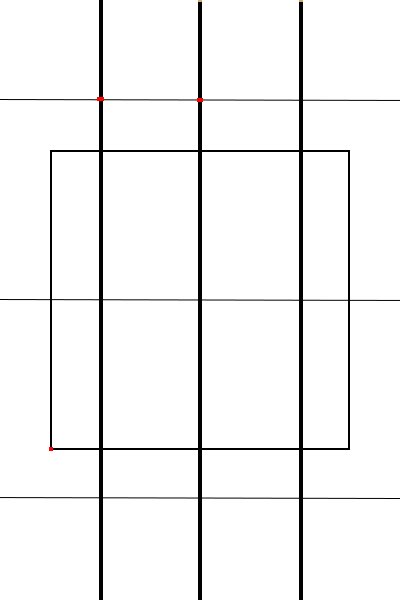
#> input picture OpenCV图像处理/4.png, 400 x 600 px
$ python 3-Geometric_transformation_4.py
#> lines starting #> are read from the running program, lines starting #| are printed output that depends on the picture
import cv2
import numpy as np
from matplotlib import pyplot as plt

img=cv2.imread('4.png')
#> img is the input picture: shape (600, 400, 3); mean B, G, R 243.6, 243.6, 243.7
rows,cols,ch=img.shape
#> rows = 600; cols = 400; ch = 3
pts1=np.float32([[100,100],[200,100],[50,450]])
pts2=np.float32([[50,50],[150,50],[100,500]])
M=cv2.getAffineTransform(pts1,pts2)
dst=cv2.warpAffine(img,M,(cols,rows))
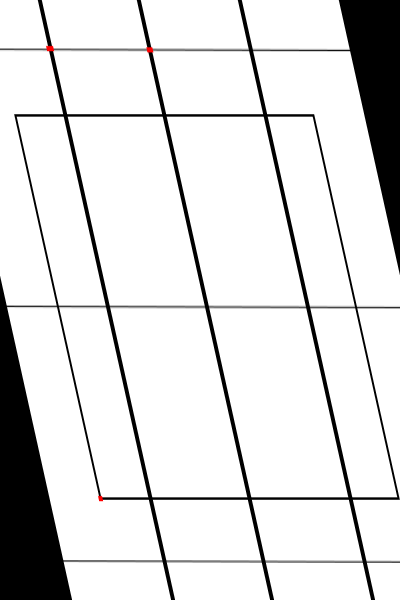
#> dst: shape (600, 400, 3); mean B, G, R 221.4, 221.4, 221.5
plt.subplot(121),plt.imshow(img),plt.title('Input')
plt.subplot(122),plt.imshow(dst),plt.title('Output')
plt.show()
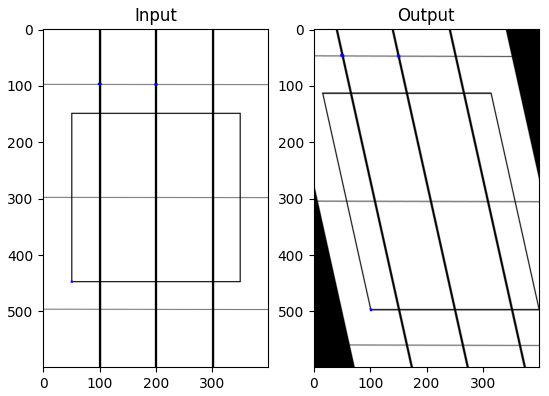
#> figure drawn by matplotlib, 2 panels; B, G, R data is drawn as R, G, B

$ run again, with OpenCV图像处理/2.png copied over OpenCV图像处理/4.png
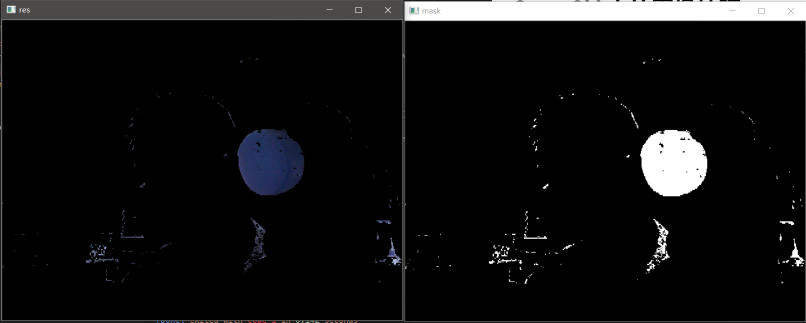
#> input picture OpenCV图像处理/2.png, 1612 x 645 px (shown at 1/2 size)
#> img is the input picture: shape (645, 1612, 3); mean B, G, R 16.8, 16.3, 16.2
#> `dst=cv2.warpAffine(img,M,(cols,rows))`:
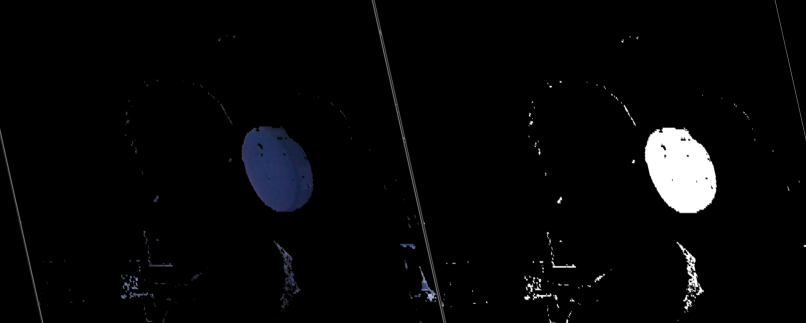
#> dst: shape (645, 1612, 3) (shown at 1/2 size); mean B, G, R 7.4, 6.7, 6.5
#> `plt.show()`:
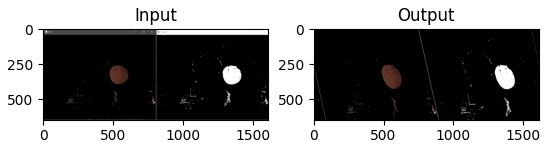
#> figure drawn by matplotlib, 2 panels; B, G, R data is drawn as R, G, B

$ run again, with OpenCV图像处理/5.png copied over OpenCV图像处理/4.png
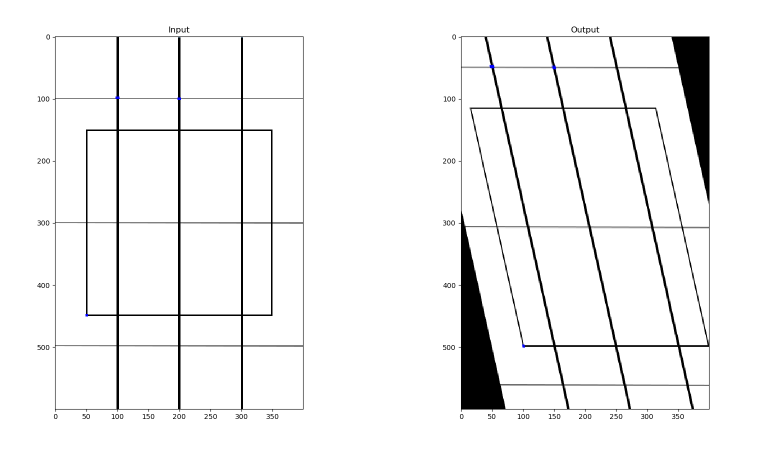
#> input picture OpenCV图像处理/5.png, 1532 x 919 px (shown at 1/2 size)
#> img is the input picture: shape (919, 1532, 3); mean B, G, R 241.9, 241.9, 241.9
#> `dst=cv2.warpAffine(img,M,(cols,rows))`:
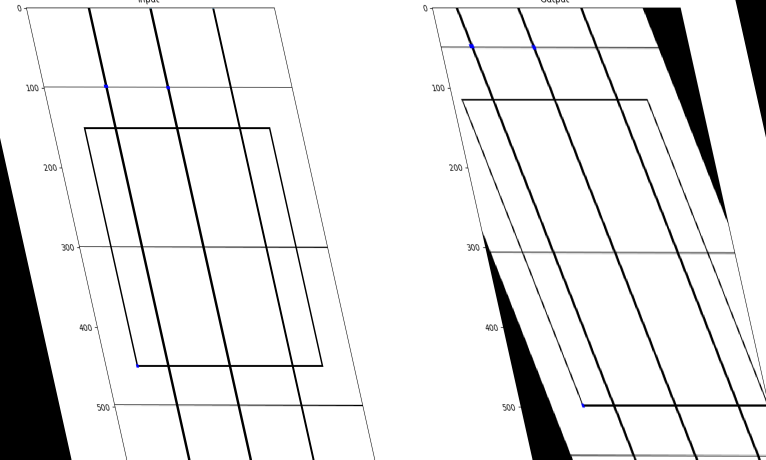
#> dst: shape (919, 1532, 3) (shown at 1/2 size); mean B, G, R 230.1, 230, 230
#> `plt.show()`:
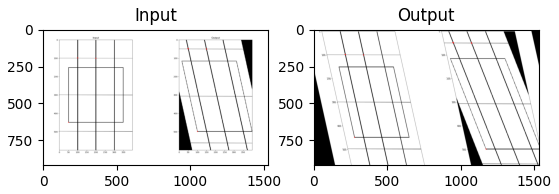
#> figure drawn by matplotlib, 2 panels; B, G, R data is drawn as R, G, B

$ run again, with OpenCV图像处理/6.png copied over OpenCV图像处理/4.png
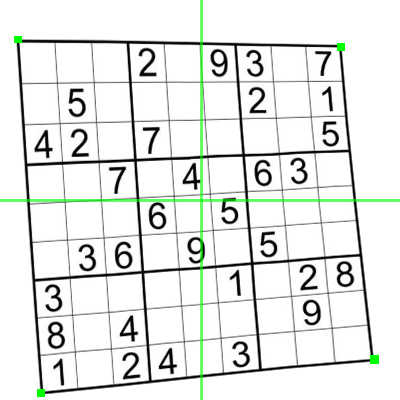
#> input picture OpenCV图像处理/6.png, 400 x 400 px
#> img is the input picture: shape (400, 400, 3); mean B, G, R 229, 231.7, 229
#> `dst=cv2.warpAffine(img,M,(cols,rows))`:
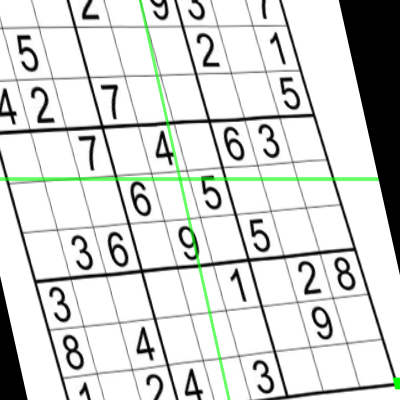
#> dst: shape (400, 400, 3); mean B, G, R 211.3, 213.9, 211.3
#> `plt.show()`:
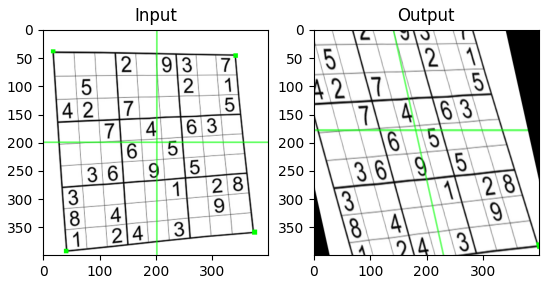
#> figure drawn by matplotlib, 2 panels
